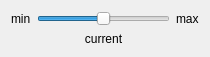
<?xml version="1.0" encoding="UTF-8"?>
<ui version="4.0">
 <class>FloatSlider</class>
 <widget class="QWidget" name="FloatSlider">
  <property name="geometry">
   <rect>
    <x>0</x>
    <y>0</y>
    <width>210</width>
    <height>50</height>
   </rect>
  </property>
  <property name="windowTitle">
   <string>Form</string>
  </property>
  <layout class="QGridLayout" name="gridLayout">
   <item row="0" column="0">
    <widget class="QLabel" name="lblMin">
     <property name="text">
      <string>min</string>
     </property>
    </widget>
   </item>
   <item row="0" column="1">
    <widget class="QSlider" name="horizontalSlider">
     <property name="maximum">
      <number>100</number>
     </property>
     <property name="value">
      <number>50</number>
     </property>
     <property name="orientation">
      <enum>Qt::Horizontal</enum>
     </property>
    </widget>
   </item>
   <item row="0" column="2">
    <widget class="QLabel" name="lblMax">
     <property name="text">
      <string>max</string>
     </property>
    </widget>
   </item>
   <item row="1" column="1">
    <widget class="QLabel" name="lblCurrent">
     <property name="text">
      <string>current</string>
     </property>
     <property name="alignment">
      <set>Qt::AlignCenter</set>
     </property>
    </widget>
   </item>
  </layout>
 </widget>
 <resources/>
 <connections/>
</ui>
